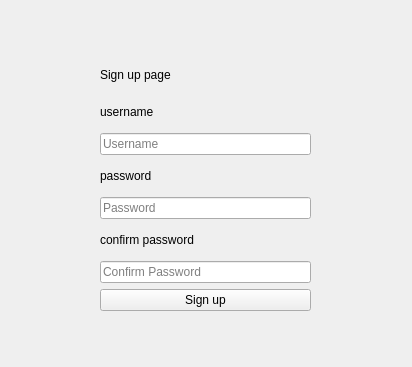
<?xml version="1.0" encoding="UTF-8"?>
<ui version="4.0">
 <class>MainWindow</class>
 <widget class="QMainWindow" name="MainWindow">
  <property name="geometry">
   <rect>
    <x>0</x>
    <y>0</y>
    <width>412</width>
    <height>367</height>
   </rect>
  </property>
  <property name="windowTitle">
   <string>MainWindow</string>
  </property>
  <widget class="QWidget" name="centralwidget">
   <widget class="QWidget" name="verticalLayoutWidget">
    <property name="geometry">
     <rect>
      <x>100</x>
      <y>60</y>
      <width>211</width>
      <height>251</height>
     </rect>
    </property>
    <layout class="QVBoxLayout" name="verticalLayout">
     <item>
      <widget class="QLabel" name="label">
       <property name="text">
        <string>Sign up page</string>
       </property>
      </widget>
     </item>
     <item>
      <widget class="QLabel" name="label_2">
       <property name="text">
        <string>username</string>
       </property>
      </widget>
     </item>
     <item>
      <widget class="QLineEdit" name="username_entry">
       <property name="text">
        <string/>
       </property>
       <property name="placeholderText">
        <string>Username</string>
       </property>
      </widget>
     </item>
     <item>
      <widget class="QLabel" name="label_3">
       <property name="text">
        <string>password</string>
       </property>
      </widget>
     </item>
     <item>
      <widget class="QLineEdit" name="password_entry">
       <property name="echoMode">
        <enum>QLineEdit::Password</enum>
       </property>
       <property name="placeholderText">
        <string>Password</string>
       </property>
      </widget>
     </item>
     <item>
      <widget class="QLabel" name="label_4">
       <property name="text">
        <string>confirm password</string>
       </property>
      </widget>
     </item>
     <item>
      <widget class="QLineEdit" name="confirm_password">
       <property name="echoMode">
        <enum>QLineEdit::Password</enum>
       </property>
       <property name="placeholderText">
        <string>Confirm Password</string>
       </property>
      </widget>
     </item>
     <item>
      <widget class="QPushButton" name="submit_form">
       <property name="text">
        <string>Sign up</string>
       </property>
      </widget>
     </item>
    </layout>
   </widget>
  </widget>
 </widget>
 <resources/>
 <connections/>
</ui>
